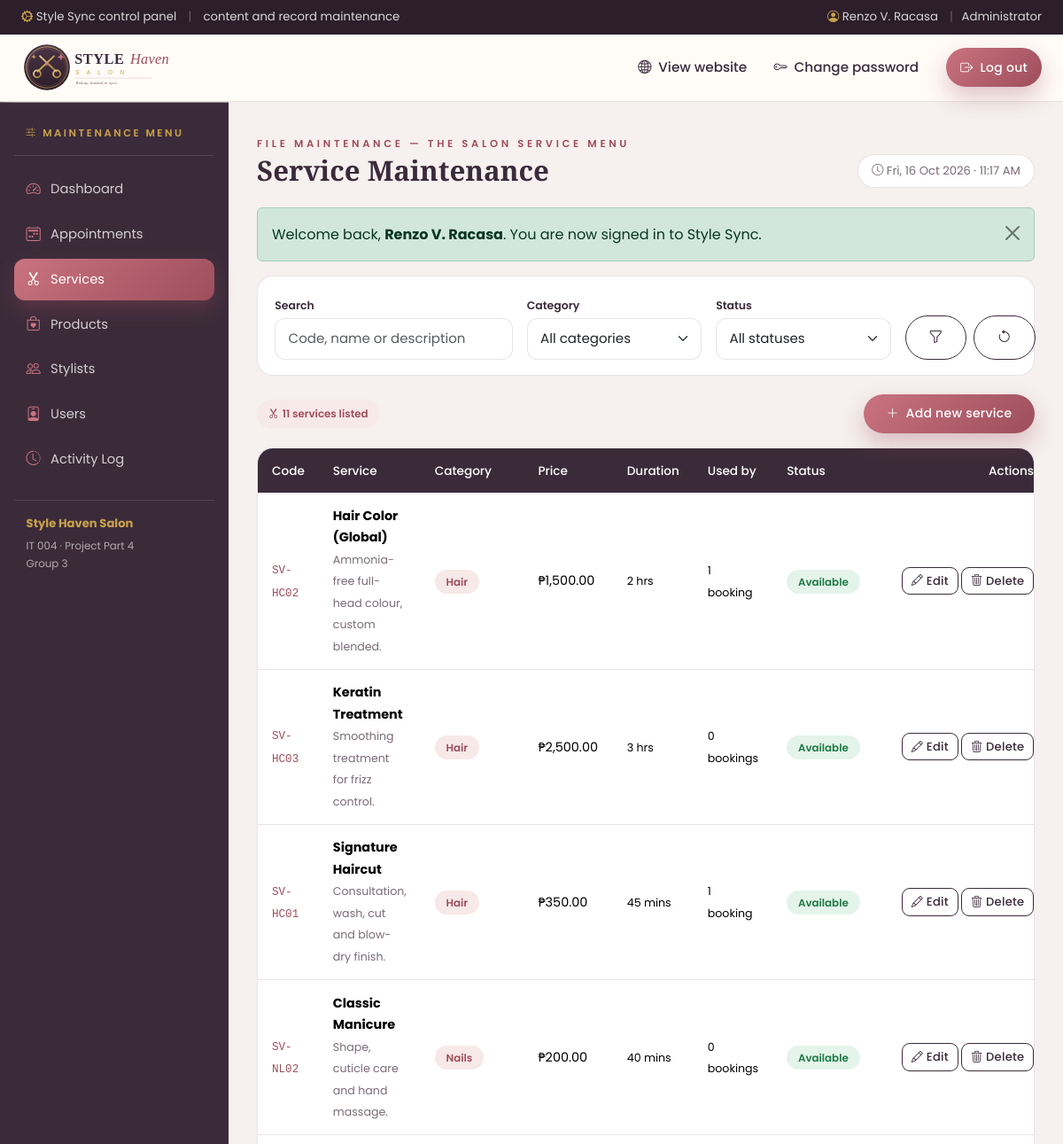
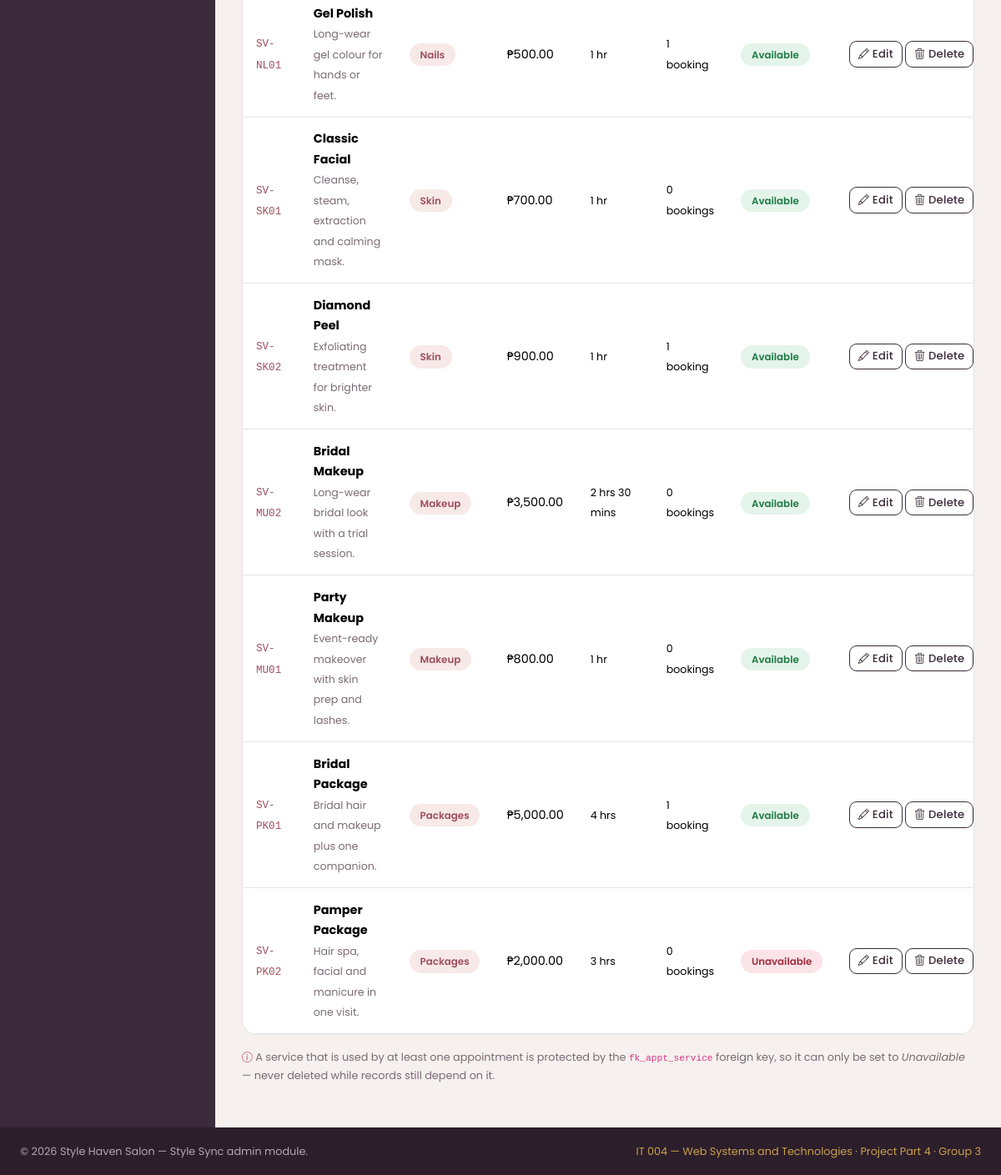
Screenshot of /admin/services.php (signed in) with the database file from the repository (2 pictures, top to bottom).
### tables this page shows
CREATE TABLE `services` (
  `service_id`   INT(11)       NOT NULL AUTO_INCREMENT,
  `service_code` VARCHAR(20)   NOT NULL,
  `service_name` VARCHAR(120)  NOT NULL,
  `category`     ENUM('Hair','Nails','Skin','Makeup','Packages') NOT NULL DEFAULT 'Hair',
  `price`        DECIMAL(10,2) NOT NULL DEFAULT 0.00,
  `duration_min` INT(11)       NOT NULL DEFAULT 30 COMMENT 'service length in minutes',
  `description`  VARCHAR(255)  DEFAULT NULL,
  `status`       ENUM('Available','Unavailable') NOT NULL DEFAULT 'Available',
  `created_at`   DATETIME      NOT NULL DEFAULT CURRENT_TIMESTAMP,
  `updated_at`   DATETIME      DEFAULT NULL ON UPDATE CURRENT_TIMESTAMP,
  PRIMARY KEY (`service_id`),
  UNIQUE KEY `uq_services_code` (`service_code`),
  KEY `idx_services_category` (`category`)
);

### admin/includes/functions.php (called while the page is built, shortened)
<?php
require_once __DIR__ . '/db.php';
function e($value): string
{
    return htmlspecialchars((string) ($value ?? ''), ENT_QUOTES, 'UTF-8');
}
function query(string $key, $default = '')
{
    if (!isset($_GET[$key])) {
        return $default;
    }
    $value = $_GET[$key];
    return is_string($value) ? trim($value) : $value;
}
function money($amount): string
{
    return "\u{20B1}" . number_format((float) $amount, 2);
}
function duration_label(int $minutes): string
{
    $hours = intdiv($minutes, 60);
    $mins  = $minutes % 60;
    $parts = [];
    if ($hours > 0) {
        $parts[] = $hours . ' hr' . ($hours > 1 ? 's' : '');
    }
    if ($mins > 0) {
        $parts[] = $mins . ' min' . ($mins > 1 ? 's' : '');
    }
    return $parts ? implode(' ', $parts) : '0 mins';
}
function status_badge_class(string $status): string
{
    switch (strtolower($status)) {
        case 'confirmed':
        case 'available':
        case 'active':
            return 'badge-confirmed';
        case 'cancelled':
        case 'inactive':
        case 'unavailable':
            return 'badge-cancelled';
    }
}

### admin/includes/models.php (called while the page is built, shortened)
<?php
require_once __DIR__ . '/db.php';
function services_list(string $search = '', string $category = '', string $status = ''): array
{
    $sql    = 'SELECT * FROM services WHERE 1 = 1';
    $params = [];
    $sql .= ' ORDER BY category ASC, service_name ASC';
    return db_all($sql, $params);
}
function service_usage(int $id): int
{
    return (int) db_value('SELECT COUNT(*) FROM appointments WHERE service_id = ?', [$id], 0);
}

### admin/includes/db.php (called while the page is built, shortened)
<?php
function db(?PDO $connection = null): PDO
{
    static $pdo = null;
    if ($pdo instanceof PDO) {
        return $pdo;
    }
    $dsn = 'mysql:host=' . DB_HOST . ';port=' . DB_PORT
         . ';dbname=' . DB_NAME . ';charset=' . DB_CHARSET;
    try {
        $pdo = new PDO($dsn, DB_USER, DB_PASS, [
            PDO::ATTR_ERRMODE            => PDO::ERRMODE_EXCEPTION,
            PDO::ATTR_DEFAULT_FETCH_MODE => PDO::FETCH_ASSOC,
            PDO::ATTR_EMULATE_PREPARES   => false,
        ]);
    } catch (PDOException $e) {
        http_response_code(500);
        $help = SH_DEBUG
            ? '<br><small>' . htmlspecialchars($e->getMessage(), ENT_QUOTES, 'UTF-8') . '</small>'
            : '';
        exit('<p style="font-family:sans-serif">'
            . 'Style Sync could not connect to the database <strong>'
            . htmlspecialchars(DB_NAME, ENT_QUOTES, 'UTF-8') . '</strong>. '
            . 'Start MySQL in the XAMPP control panel and import '
            . '<code>database/stylehaven.sql</code> in phpMyAdmin.' . $help . '</p>');
    }
    return $pdo;
}
function db_run(string $sql, array $params = []): PDOStatement
{
    $stmt = db()->prepare($sql);
    $stmt->execute($params);
    return $stmt;
}
function db_all(string $sql, array $params = []): array
{
    return db_run($sql, $params)->fetchAll();
}
function db_value(string $sql, array $params = [], $default = null)
{
    $value = db_run($sql, $params)->fetchColumn();
    return $value === false ? $default : $value;
}

### admin/services.php (the view, shortened to what this page needs)
<?php
require_once __DIR__ . '/includes/models.php';
$fSearch   = (string) query('search');
$fCategory = (string) query('category');
$fStatus   = (string) query('status');
$rows      = services_list($fSearch, $fCategory, $fStatus);
include __DIR__ . '/includes/header.php';
?>
<div class="admin-toolbar">
  <form method="get" action="services.php" class="row g-3 align-items-end">
    <div class="col-md-4">
      <label class="form-label" for="search">Search</label>
      <input type="search" class="form-control" id="search" name="search"
             value="<?= e($fSearch) ?>" placeholder="Code, name or description">
    </div>
    <div class="col-md-3">
      <label class="form-label" for="filterCategory">Category</label>
      <select class="form-select" id="filterCategory" name="category">
        <option value="">All categories</option>
      </select>
    </div>
    <div class="col-md-3">
      <label class="form-label" for="filterStatus">Status</label>
      <select class="form-select" id="filterStatus" name="status">
        <option value="">All statuses</option>
      </select>
    </div>
    <div class="col-md-2 d-flex gap-2">
      <button type="submit" class="btn btn-outline-plum w-100"><i class="bi bi-funnel"></i></button>
      <a href="services.php" class="btn btn-outline-plum w-100" title="Clear filters"><i class="bi bi-arrow-counterclockwise"></i></a>
    </div>
  </form>
</div>
<div class="d-flex flex-wrap justify-content-between align-items-center gap-2 mb-3">
  <span class="admin-pill"><i class="bi bi-scissors me-1"></i><?= count($rows) ?> service<?= count($rows) === 1 ? '' : 's' ?> listed</span>
  <a href="services.php?action=add" class="btn btn-rose btn-sm">
    <i class="bi bi-plus-lg me-1"></i> Add new service
  </a>
</div>
<div class="admin-table-wrap table-responsive">
  <table class="table table-sh align-middle">
    <thead>
      <tr>
        <th>Code</th>
        <th>Service</th>
        <th>Category</th>
        <th>Price</th>
        <th>Duration</th>
        <th>Used by</th>
        <th>Status</th>
        <th class="text-end">Actions</th>
      </tr>
    </thead>
    <tbody>
      <?php if (!$rows): ?>
        <tr>
          <td colspan="8" class="table-empty">
            <i class="bi bi-inbox"></i>
            No services match your filters.
          </td>
        </tr>
      <?php else: ?>
        <?php foreach ($rows as $row): ?>
          <?php $usage = service_usage((int) $row['service_id']); ?>
          <tr>
            <td><code><?= e($row['service_code']) ?></code></td>
            <td>
              <strong><?= e($row['service_name']) ?></strong>
              <?php if ($row['description']): ?>
                <br><small class="text-muted-sh"><?= e($row['description']) ?></small>
              <?php endif; ?>
            </td>
            <td><span class="admin-pill"><?= e($row['category']) ?></span></td>
            <td><?= e(money($row['price'])) ?></td>
            <td><small><?= e(duration_label((int) $row['duration_min'])) ?></small></td>
            <td><small><?= $usage ?> booking<?= $usage === 1 ? '' : 's' ?></small></td>
            <td><span class="badge-soft <?= e(status_badge_class($row['status'])) ?>"><?= e($row['status']) ?></span></td>
            <td class="text-end admin-actions">
              <a href="services.php?action=edit&amp;id=<?= (int) $row['service_id'] ?>" class="btn btn-outline-plum" title="Edit">
                <i class="bi bi-pencil"></i> Edit
              </a>
              <form method="post" action="services.php" class="admin-inline">
                <button type="submit" class="btn btn-outline-plum" title="Delete"
                        data-confirm="Delete the service &quot;<?= e($row['service_name']) ?>&quot;? This cannot be undone.">
                  <i class="bi bi-trash3"></i> Delete
                </button>
              </form>
            </td>
          </tr>
        <?php endforeach; ?>
      <?php endif; ?>
    </tbody>
  </table>
</div>
<p class="admin-hint mt-3 mb-0">
  <i class="bi bi-info-circle text-rose"></i>
  A service that is used by at least one appointment is protected by the
  <code>fk_appt_service</code> foreign key, so it can only be set to <em>Unavailable</em> —
  never deleted while records still depend on it.
</p>
<?php include __DIR__ . '/includes/footer.php'; ?>

### css/style.css (style rules this page uses)
:root { --sh-plum: #3b2b3a; --sh-plum-deep: #2c1e2b; --sh-rose: #c9737f; --sh-rose-dark: #9e4e5c; --sh-blush: #f7e9e8; --sh-gold: #c9a24b; --sh-cream: #fffbf7; --sh-ink: #2a2229; --sh-muted: #7a6b75; --sh-line: rgba(59, 43, 58, 0.12); --sh-radius: 18px; --sh-shadow: 0 18px 45px rgba(59, 43, 58, 0.12); --sh-shadow-sm: 0 8px 22px rgba(59, 43, 58, 0.09); --sh-font-head: "Playfair Display", Georgia, "Times New Roman", serif; --sh-font-body: "Poppins", "Segoe UI", Tahoma, sans-serif; }
html { scroll-behavior: smooth; }
body { font-family: var(--sh-font-body); color: var(--sh-ink); background-color: var(--sh-cream); line-height: 1.7; overflow-x: hidden; }
a { text-decoration: none; }
.text-rose { color: var(--sh-rose) !important; }
.text-muted-sh { color: var(--sh-muted) !important; }
.btn { border-radius: 999px; font-weight: 500; letter-spacing: 0.02em; padding: 0.72rem 1.6rem; }
.btn-rose { background: linear-gradient(135deg, var(--sh-rose), var(--sh-rose-dark)); border: none; color: #fff; box-shadow: 0 12px 26px rgba(158, 78, 92, 0.32); }
.btn-outline-plum { border: 1.6px solid var(--sh-plum); color: var(--sh-plum); background: transparent; }
.form-control, .form-select { border-radius: 12px; border: 1px solid var(--sh-line); padding: 0.68rem 0.9rem; font-size: 0.94rem; background-color: #fff; }
.table-sh thead th { background: var(--sh-plum); color: #fff; font-weight: 500; font-size: 0.85rem; border: none; padding: 0.85rem 1rem; white-space: nowrap; }
.table-sh tbody td { padding: 0.85rem 1rem; font-size: 0.9rem; vertical-align: middle; border-color: var(--sh-line); }
.badge-soft { border-radius: 999px; padding: 0.35rem 0.8rem; font-size: 0.74rem; font-weight: 600; }
.badge-confirmed { background: #e4f4ea; color: #1e7a45; }
.badge-cancelled { background: #fbe4e7; color: #a12c3f; }

### admin/assets/admin.css (style rules this page uses)
.admin-body { background: #f6f0ee; }
.admin-hint { font-size: 0.8rem; color: var(--sh-muted); }
.admin-toolbar { background: #fff; border: 1px solid var(--sh-line); border-radius: var(--sh-radius); padding: 1.1rem 1.2rem; margin-bottom: 1.3rem; }
.admin-toolbar .form-label { font-size: 0.78rem; font-weight: 600; color: var(--sh-plum); margin-bottom: 0.25rem; }
.admin-table-wrap { background: #fff; border-radius: var(--sh-radius); border: 1px solid var(--sh-line); overflow: hidden; }
.admin-table-wrap .table { margin-bottom: 0; }
.table-sh tbody td code { color: var(--sh-rose-dark); }
.admin-actions { white-space: nowrap; }
.admin-actions .btn { padding: 0.3rem 0.6rem; border-radius: 9px; font-size: 0.82rem; }
.admin-inline { display: inline; }
.admin-pill { border-radius: 999px; padding: 0.35rem 0.8rem; font-size: 0.74rem; font-weight: 600; background: var(--sh-blush); color: var(--sh-rose-dark); }

### rows the page displays
services: service_code "SV-HC02", service_name "Hair Color (Global)", description "Ammonia-free full-head colour, custom blended.", category "Hair", price "₱1,500.00", duration_min "2 hrs", usage "1", status "Available"
services: service_code "SV-HC03", service_name "Keratin Treatment", description "Smoothing treatment for frizz control.", category "Hair", price "₱2,500.00", duration_min "3 hrs", usage "0", status "Available"
services: service_code "SV-HC01", service_name "Signature Haircut", description "Consultation, wash, cut and blow-dry finish.", category "Hair", price "₱350.00", duration_min "45 mins", service_id "1", status "Available"
services: service_code "SV-NL02", service_name "Classic Manicure", description "Shape, cuticle care and hand massage.", category "Nails", price "₱200.00", duration_min "40 mins", usage "0", status "Available"
services: service_code "SV-NL01", service_name "Gel Polish", description "Long-wear gel colour for hands or feet.", category "Nails", price "₱500.00", duration_min "1 hr", usage "1", status "Available"
services: service_code "SV-SK01", service_name "Classic Facial", description "Cleanse, steam, extraction and calming mask.", category "Skin", price "₱700.00", duration_min "1 hr", usage "0", status "Available"
services: service_code "SV-SK02", service_name "Diamond Peel", description "Exfoliating treatment for brighter skin.", category "Skin", price "₱900.00", duration_min "1 hr", usage "1", status "Available"
services: service_code "SV-MU02", service_name "Bridal Makeup", description "Long-wear bridal look with a trial session.", category "Makeup", price "₱3,500.00", duration_min "2 hrs 30 mins", usage "0", status "Available"
services: service_code "SV-MU01", service_name "Party Makeup", description "Event-ready makeover with skin prep and lashes.", category "Makeup", price "₱800.00", duration_min "1 hr", usage "0", status "Available"
services: service_code "SV-PK01", service_name "Bridal Package", description "Bridal hair and makeup plus one companion.", category "Packages", price "₱5,000.00", duration_min "4 hrs", usage "1", status "Available"
services: service_code "SV-PK02", service_name "Pamper Package", description "Hair spa, facial and manicure in one visit.", category "Packages", price "₱2,000.00", duration_min "3 hrs", usage "0", status "Unavailable"

### other values shown
SH_SYSTEM "Style Sync"
$signed_in['full_name'] "Renzo V. Racasa"
$signed_in['role'] "Administrator"
$item[0] "Dashboard"
$item[0] "Appointments"
$item[0] "Services"
$item[0] "Products"
$item[0] "Stylists"
$item[0] "Users"
$item[0] "Activity Log"
SH_SALON "Style Haven Salon"
$page_kicker "FILE MAINTENANCE — THE SALON SERVICE MENU"
$page_title "Service Maintenance"
$flash['message'] "Welcome back, Renzo V. Racasa . You are now signed in to Style Sync."
count($rows) "11"
